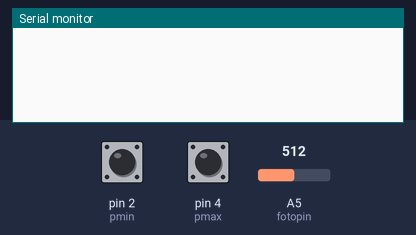
Bench run of a sketch on a simulated Arduino Uno, built with avr-gcc and run on an emulated ATmega328P. Parts: the last lines printed to the serial monitor. Inputs (shaded band) come from the test bench; at power-on: A5 (fotopin) = 512, pin 2 (pmin) HIGH, pin 4 (pmax) HIGH.

Above: at 1.2 s.
1.3 s: A5 (fotopin) set to 716
At 1.8 s:
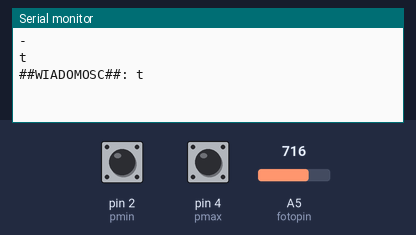
2.8 s: pin 2 (pmin) pulled LOW for 0.15 s
At 3.6 s:
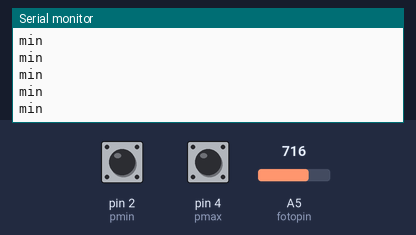
4.4 s: pin 4 (pmax) pulled LOW for 0.15 s
At 5.7 s:
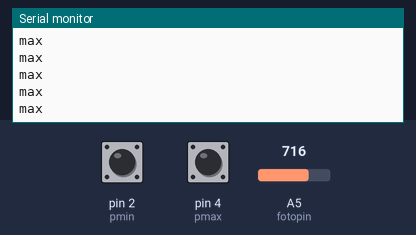
6.0 s: pin 2 (pmin) driven LOW
At 6.8 s:
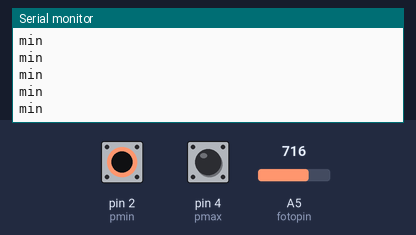
9.0 s: pin 2 (pmin) driven HIGH and pin 4 (pmax) driven LOW
At 9.6 s:
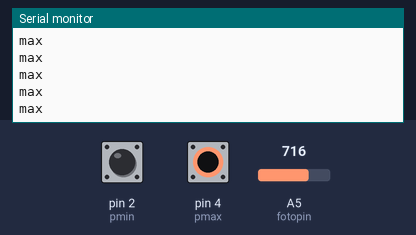

The sketch:

odbieraj18.ino
```cpp
//linie oznaczone /**/ na początku mają być w kodzie dla odbierającego arduino, te bez dla nadającego
//ale czasem opisane w komentarzu jak a nie tym


/**/#define fotopin A5
/**/#define pmin 2
/**/#define pmax 4 //bo 3 coś ponoć źle z tone
/**/char kolejne[] = {'a','b','c','d','e','f','g','h','i','j','k','l','m','n','o','p','q','r','s','t','u','v','w','x','y','z',
/**/                  '1','2','3','4','5','6','7','8','9','0',
/**/                  '.',',',"'",'"','_',':',';','?','!','-','+','/','(',')','=','@'/*,'ą','ć','ę','ł','ń','ó','ś','ż','ź'*/};
/**/ //miał problem z "\" bo znak spec., trza "\\"; ale tu nie ma; z " ' " ?
/**/
/**/String znaki[52] =
/**/{
/**/String(".-"), //a
/**/String("-..."), //b
/**/String("-.-."), //c
/**/String("-.."), //d
/**/String("."), //e
/**/String("..-."), //f
/**/String("--."), //g
/**/String("...."), //h
/**/String(".."), //i
/**/String(".---"), //j
/**/String("-.-"), //k
/**/String(".-.."), //l
/**/String("--"), //m
/**/String("-."), //n
/**/String("---"), //o
/**/String(".--."), //p
/**/String("--.-"), //q
/**/String(".-."), //r
/**/String("..."), //s
/**/String("-"), //t
/**/String("..-"), //u
/**/String("...-"), //v
/**/String(".--"), //w
/**/String("-..-"), //x
/**/String("-.--"), //y
/**/String("--.."), //z
/**/String(".----"), //1
/**/String("..---"),//2
/**/String("...--"),//3
/**/String("....-"),//4
/**/String("....."),//5
/**/String("-...."),//6
/**/String("--..."),//7
/**/String("---.."),//8
/**/String("----."),//9
/**/String("-----"),//0
/**/String(".-.-.-"),//.
/**/String("--..--"),//,
/**/String(".----."),// '
/**/String(".-..-."),//"
/**/String("..--.-"),//_
/**/String("---..."),//:
/**/String("-.-.-."),// ;
/**/String("..--.."),//?
/**/String("-.-.--"), //!   lub --..--
/**/String("-....-"), //-
/**/String(".-.-."),// +
/**/String("-..-."),// /
/**/String("-.--."),// (
/**/String("-.--.-"),// )
/**/String("-...-"),//=
/**/String(".--.-.") /*, //@
String(".-.-"),//ą
String("-.-.."),//ć
String("..-.."),//ę
String(".-..-"),//ł
String("--.--"),//ń
String("---."),//ó
String("...-..."),//ś
String("--..-."),//ż
String("--..-")//ź*/ //ASCII nie obsługuje pl, trzeba by jakoś inaczej
};

/**/int kropka = 3; //zrobić je jedną i tą samą
/**/int hold = 0;
/**/int released = 0;
/**/int lewy = 0, prawy = 1024;
/**/int nacisniecie;
/**/int czas_nacisniecia;
/**/
/**/long parse_time;
/**/long parsed; //psuło się przez przekręcanie
/**/
/**/String el = String("");
/**/String slowo = String("");
/**/String output = String(""); //on chyba nie obsługuje dłuższych niż ok. 70 znaków?! a może już mu się w pamięci nie mieści...
//po rozbiciu na dwa programy i dwa arduino powinno być lepiej

/**/int slowo_gotowe = 0;
/**/
/**/String morse_to_letter(String morse)
/**/{
/**/  Serial.println(morse);
/**/    for(int i=0; i<52; i++)
/**/      if(morse.compareTo(znaki[i]) == 0)
/**/        return String(kolejne[i]);
   /**/
/**/    //chyba niepotrzebne
/**/    if(morse.compareTo(String("")) == 0 ) return String("");
/**/
/**/    // gdy sie nie dopasowalo tzn nie ma takiego znaku
/**/    return String("*");
/**/}
/**/
/**/String kropka_czy_kreska(int time) {
/**/    if( time < 3*kropka )
/**/        return String(".");
/**/    if( time >= 3*kropka)
/**/        return String("-");
/**/}
/**/
/**/bool sprawdzaj(int pin) {
/**/  //Serial.println(analogRead(pin));
/**/  int mi=min(lewy, prawy);
/**/  int ma=max(lewy, prawy);
/**/  int wartosc=constrain(analogRead(pin), mi, ma);
/**/  return analogRead(pin)>(mi+ma)/2;
/**/}

/**/ //SETUP W ODBIERAJĄCYM 1-3 i 5. LINIE, w nadającym 1'szą i 4'tą tylko!
void setup() {
    Serial.begin(9600);
    pinMode(pmin, INPUT_PULLUP);
    pinMode(pmax, INPUT_PULLUP);

}

/**/ //W LOOP TEŻ TE Z /**/ W ODBIERAJĄCYM
void loop() {


/**/    int sensorVal = sprawdzaj(fotopin); //gdy puszczony to jest 1
/**/
/**/    // on press
/**/    if(sensorVal == 0 && hold == 0) {
/**/        hold = 1;
/**/        released = 0;
/**/        //Serial.println("pressed");
/**/        nacisniecie = millis();
/**/        slowo_gotowe = 0; //ogarnia, że pauza się skończyła i będzie nowe słowo
/**/
/**/    }
/**/
/**/    // on release
/**/    if(sensorVal == 1 && hold == 1) {
/**/        hold = 0;
/**/        released = 1;
/**/        czas_nacisniecia = millis() - nacisniecie;
/**/        //Serial.println(czas_nacisniecia);
/**/        el += kropka_czy_kreska(czas_nacisniecia);
/**/
/**/        parsed = millis();
/**/
/**/    }
/**/
/**/    if(released) {
/**/       parse_time = millis() - parsed;
/**/
/**/      if(parse_time <= kropka) {
/**/        //Serial.println(0);
/**/          //nic bo sie dodaje do znakow na puszczeniu przycisku
/**/       }
/**/       if(parse_time > 2*kropka && parse_time <= 4*kropka) {
/**/       //Serial.println(1);
/**/           if( el.length() > 0 ) {
/**/            slowo += morse_to_letter(el);
/**/            //Serial.println(morse_to_letter(el));
/**/           }
/**/           el = String("");
/**/       }
/**/       if(parse_time > 4*kropka && parse_time <= 10*kropka) {
/**/        //Serial.println(slowo_gotowe);
/**/           if( slowo_gotowe == 0) { Serial.println(slowo); output += slowo; output+=' '; }
/**/           slowo = String("");
/**/           slowo_gotowe = 1; //po końcu słowa
/**/       }
/**/       if(parse_time > 10*kropka) {
/**/        //Serial.println(3);
/**/           Serial.print("##WIADOMOSC##: ");
/**/           Serial.println(output);
/**/            released = 0;
/**/            output = String("");
/**/            slowo_gotowe = 0;
/**/       }
/**/  }
/**/  if (digitalRead(pmin) == LOW) //dla przycisków min, max nie patrzymy na drganie styków bo naciśnięcie kilka razy nic nie zmienia
/**/  {
/**/   Serial.println("min");
/**/   lewy=analogRead(fotopin); //dla tej wartości nie świeci
/**/  }
/**/
/**/  if (digitalRead(pmax) == LOW)
/**/  {
/**/    Serial.println("max");
/**/    prawy=analogRead(fotopin);
/**/  }
}
```

Measured:
- after the input at 1.3 s, the serial monitor: prints a new line at once (image 1)
- after the input at 2.8 s, the serial monitor: prints a new line at once (image 2)
- after the input at 4.4 s, the serial monitor: prints a new line at once (image 3)
- after the input at 9.0 s, the serial monitor: prints a new line after 0.07 s (image 5)
